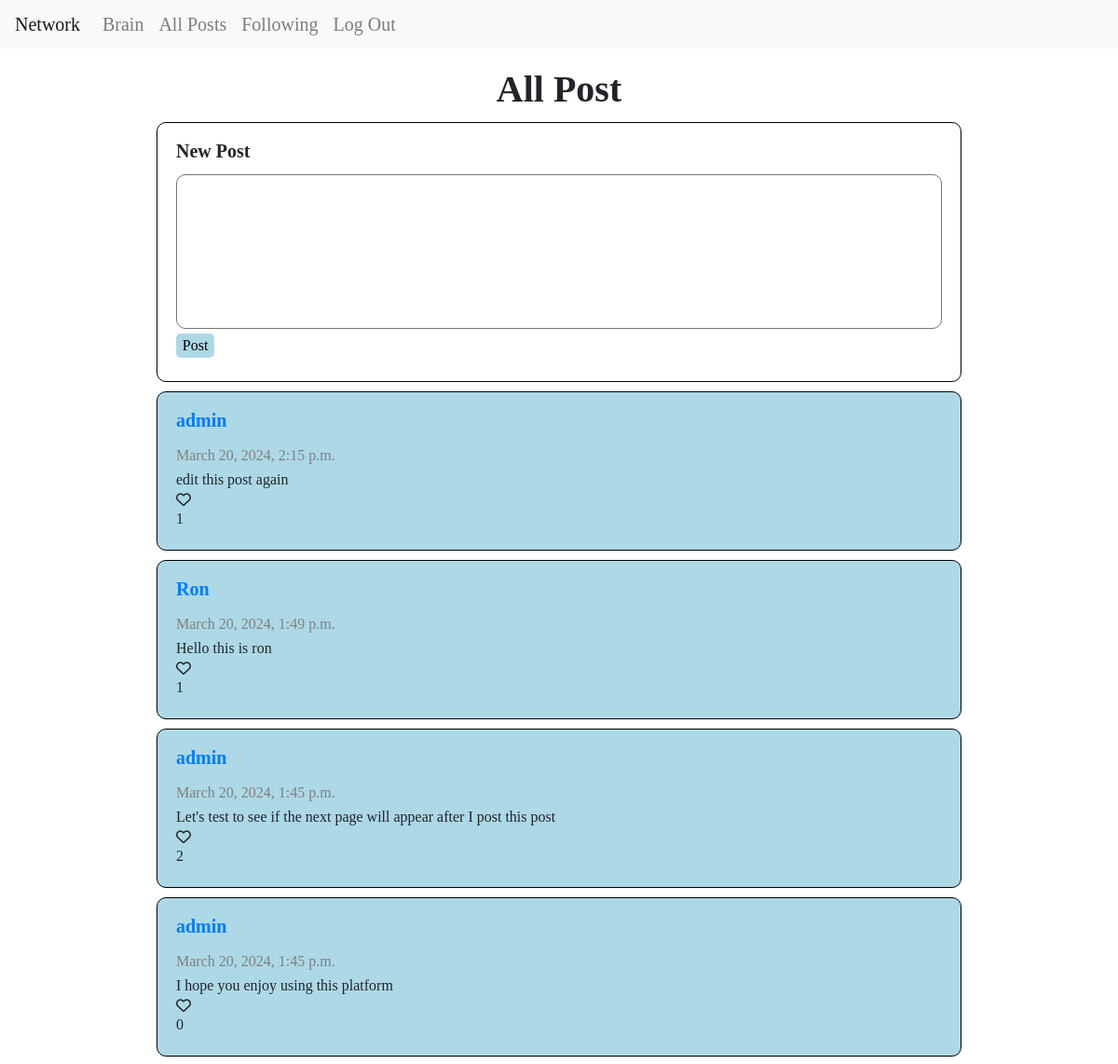
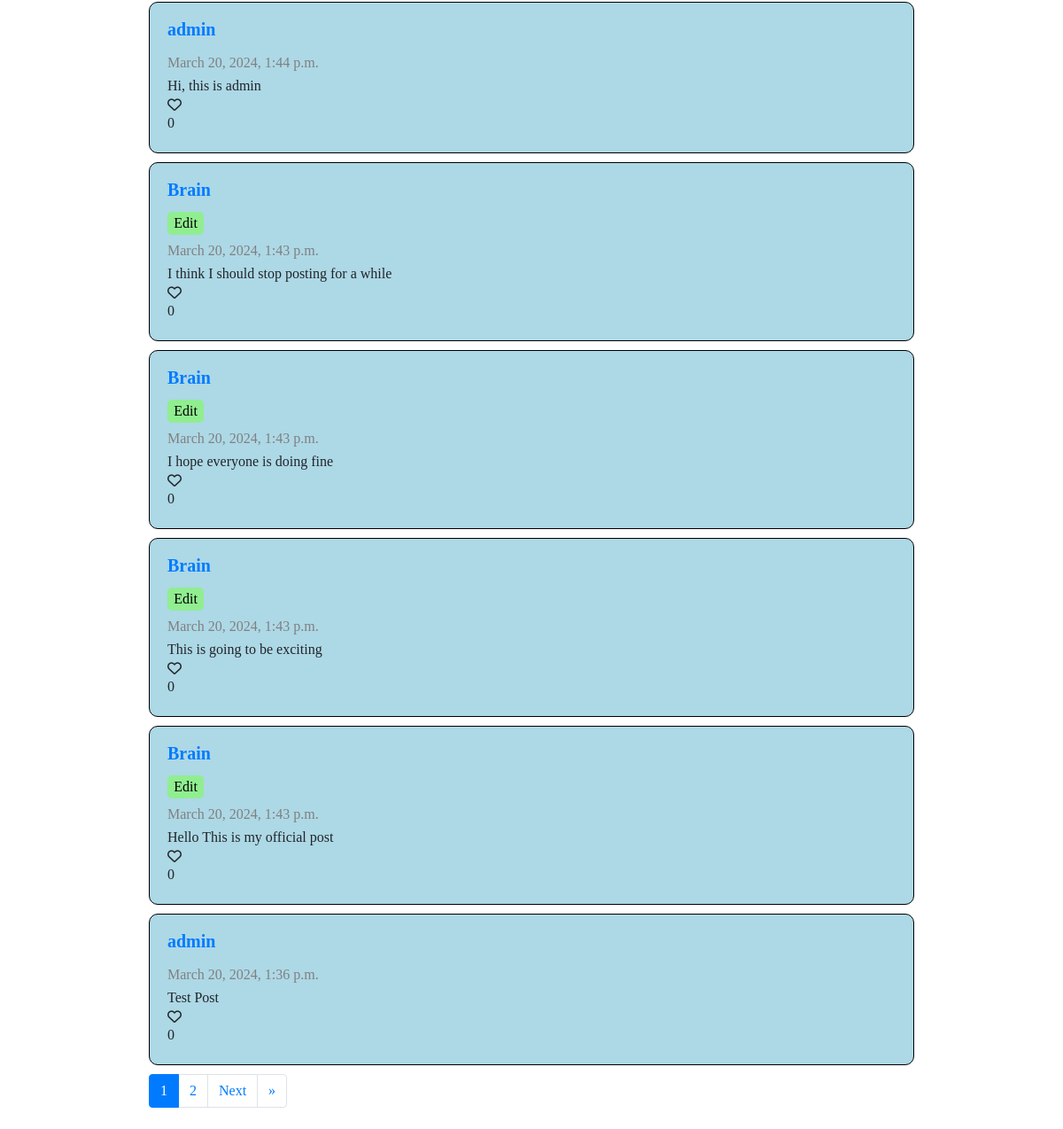
/ (signed in), run on the app's committed database (2 pictures, top to bottom).
### network/models.py (models this page shows, shortened)
class User(AbstractUser):
    id = models.AutoField(primary_key=True)
    follower = models.ManyToManyField("User", related_name="your_following", blank=True)
    following = models.ManyToManyField("User", related_name="your_follower", blank=True)
    post = models.ManyToManyField("Post", related_name="poster", blank=True)

class Post(models.Model):
    id = models.AutoField(primary_key=True)
    user = models.ForeignKey("User", related_name="post_creator", on_delete=models.CASCADE , blank=True, null=True)
    text = models.TextField(blank=True)
    time = models.DateTimeField(auto_now_add=True)
    like = models.ManyToManyField("User", related_name="liker", null=True, blank=True)

### network/views.py (the view)
# urls.py: path("", views.index, name="index"),
def index(request):
    posts = Post.objects.order_by("-time").all()
    paginator = Paginator(posts, 10)
    page_number = request.GET.get('page')
    venues = paginator.get_page(page_number)
    return render(request, "network/index.html", {"venues": venues})

### network/templates/network/index.html (shortened to what this page needs)
{% extends "network/layout.html" %}
{% load static %}
{% block body %}
    <main id="main">
        <h1 class="title" data-page="index" id="title">All Post</h1>
        {% if user.is_authenticated %}
            <div id="newPost"">
                <form id="form">
                    <h3 class="form-header">New Post</h3>
                    <textarea class="form-element" id="form-text" cols="30" rows="10"></textarea>
                    <input class="form-element" type="submit" value="Post">
                </form>
            </div>
        {% endif %}
        <div id="display">
            {% if venues %}
                {% include "network/display.html" %}
            {% else %}
                <h1 id="message">Nobody has posted anything</h1>
            {% endif %}
        </div>
        {% include "network/nav.html" %}
    </main>
{% endblock %}

### network/templates/network/layout.html (shortened to what this page needs)
{% load static %}
<!DOCTYPE html>
<html lang="en">
  <head>
    <link
      rel="stylesheet"
      href="https://stackpath.bootstrapcdn.com/bootstrap/4.4.1/css/bootstrap.min.css"
    />
    <link href="{% static 'network/styles.css' %}" rel="stylesheet" />
  </head>
  <body>
    <nav class="navbar navbar-expand-lg navbar-light bg-light">
      <a class="navbar-brand" id="nav-title" href="{% url 'index' %}">Network</a>
      <div>
        <ul class="navbar-nav mr-auto">
          {% if user.is_authenticated %}
          <li class="nav-item">
            <a class="nav-link" id="nav-title" href="{% url 'profile' id=user.id %}"
              ><strong>{{ user.username }}</strong></a
            >
          </li>
          {% endif %}
          <li class="nav-item">
            <a class="nav-link" id="nav-title" href="{% url 'index' %}" id="allPost"
              >All Posts</a
            >
          </li>
          {% if user.is_authenticated %}
          <li class="nav-item">
            <a class="nav-link" id="nav-title" href="{% url 'following' %}" id="following"
              >Following</a
            >
          </li>
          <li class="nav-item">
            <a class="nav-link" id="nav-title" href="{% url 'logout' %}">Log Out</a>
          </li>
          {% endif %}
        </ul>
      </div>
    </nav>
    <div class="body">{% block body %} {% endblock %}</div>
  </body>
</html>

### network/templates/network/display.html
{% for post in venues %}
  <div class="post" id="{{ post.id }}">
    {% if user.is_authenticated %}
      <a href="/profile/{{ post.user_id }}" class="post-header">{{ post.user }}</a>
    {% else %}
      <h3 class="post-header">{{ post.user }}</h3>
    {% endif %}
    {% if user.is_authenticated and post.user == user %}
      <button class="edit-button post-element" id="post-button-{{ post.id }}" data-edit-id="{{ post.id }}">Edit</button>
    {% endif %}
    <p class="post-element post-time" id="post-time-{{ post.id }}">{{ post.time }}</p>
    <p class="post-element" id="post-text-{{ post.id }}">{{ post.text }}</p>
    <i id="like-button-{{ post.id }}" data-like-id="{{ user.id }}|{{ post.id }}"
      class="{% if user in post.like.all %}fa-solid fa-heart{% else %}fa-regular fa-heart{% endif %} like-button"
    >
    </i>
    <p id="like-count-{{ post.id }}" class="post-element">{{ post.like.count }} </p>
  </div>
{% endfor %}

### network/static/network/styles.css (style rules this page uses)
html, body, div, span, applet, object, iframe, h1, h2, h3, h4, h5, h6, p, blockquote, pre, a, abbr, acronym, address, big, cite, code, del, dfn, em, img, ins, kbd, q, s, samp, small, strike, strong, sub, sup, tt, var, b, u, i, center, dl, dt, dd, ol, ul, li, fieldset, form, label, legend, table, caption, tbody, tfoot, thead, tr, th, td, article, aside, canvas, details, embed, figure, figcaption, footer, header, hgroup, menu, nav, output, ruby, section, summary, time, mark, audio, video { margin: 0; padding: 0; border: 0; font-size: 100%; font: inherit; vertical-align: baseline; }
article, aside, details, figcaption, figure, footer, header, hgroup, menu, nav, section { display: block; }
body { line-height: 1; }
ol, ul { list-style: none; }
#nav-title { font-size: 20px; }
#title { font-weight: bold; font-size: 40px; margin-bottom: 15px; }
#main { padding: 2%; margin: 0 auto; display: flex; flex-direction: column; align-items: center; }
#newPost { width: 75%; height: auto; border: 1px solid black; border-radius: 10px; margin-bottom: 10px; padding: 20px; }
#newPost > form { display: flex; flex-direction: column; }
#newPost .form-header { margin-bottom: 15px; font-weight: bold; font-size: 20px; }
#newPost .form-element { margin-bottom: 5px; }
#newPost input[type="submit"] { width: 5%; padding: 5px; border-radius: 5px; border: none; background-color: lightblue; }
#newPost textarea { resize: none; border-radius: 10px; }
#display { display: flex; flex-direction: column; align-items: center; width: 100%; height: auto; }
.post { border: 1px solid black; background-color: lightblue; border-radius: 10px; margin-bottom: 10px; width: 75%; height: 100%; padding: 20px; display: flex; flex-direction: column; }
.post-header { font-size: 20px; font-weight: bold; margin-bottom: 15px; }
.post-element { padding: 5px 0; }
.edit-button { width: 5%; border-radius: 5px; border: none; background-color: lightgreen; margin-bottom: 5px; }
.post-time { color: gray; }

### data on the page
User: username "Brain"
Post: user "admin", time "March 20, 2024, 2:15 p.m.", text "edit this post again", like.count "1"
Post: user "Ron", time "March 20, 2024, 1:49 p.m.", text "Hello this is ron", like.count "1"
Post: user "admin", time "March 20, 2024, 1:45 p.m.", text "Let's test to see if the next page will appear after I post this post", like.count "2"
Post: user "admin", time "March 20, 2024, 1:45 p.m.", text "I hope you enjoy using this platform", like.count "0"
Post: user "admin", time "March 20, 2024, 1:44 p.m.", text "Hi, this is admin", like.count "0"
Post: user "Brain", time "March 20, 2024, 1:43 p.m.", text "I think I should stop posting for a while", like.count "0"
Post: user "Brain", time "March 20, 2024, 1:43 p.m.", text "I hope everyone is doing fine", like.count "0"
Post: user "Brain", time "March 20, 2024, 1:43 p.m.", text "This is going to be exciting", like.count "0"
Post: user "Brain", time "March 20, 2024, 1:43 p.m.", text "Hello This is my official post", like.count "0"
Post: user "admin", time "March 20, 2024, 1:36 p.m.", text "Test Post", like.count "0"

### other printed values
{{ venues.number }} "1"
{{ venues.next_page_number }} "2"
